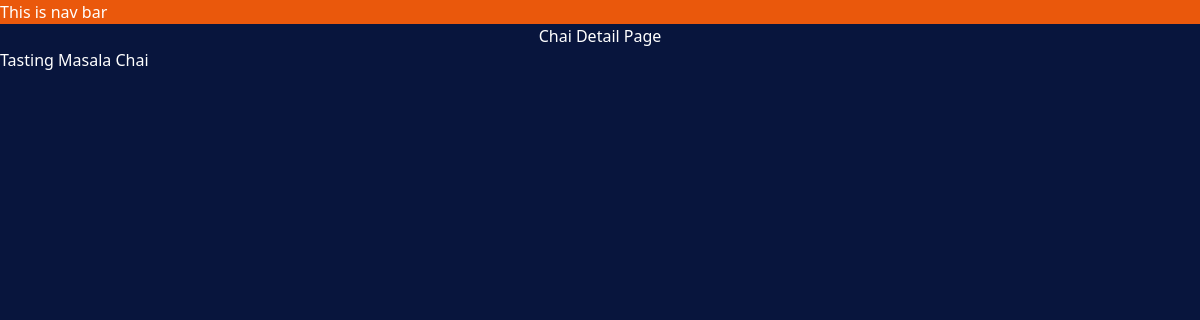
The page /chai/1 on the database as committed earlier.
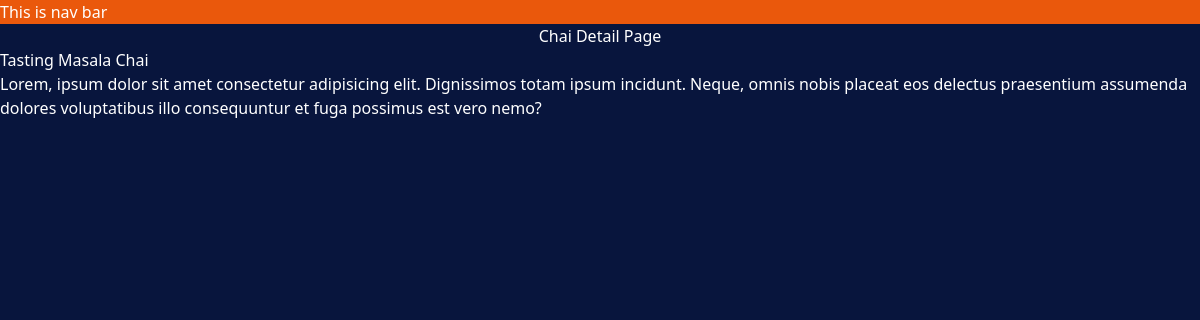
The same page on the database as committed later.
### chai/models.py (models this page shows, shortened)
class ChaiVariety(models.Model):
    CHAI_TYPE_CHOICE = [
        ('ML','MASLA'),
        ('GR', 'GINGER'),
        ('KL', 'KIWI'),
        ('PL','PLAIN'),
        ('EL', 'ELAICHI')
    ]
    name = models.CharField(max_length=50)
    image = models.ImageField(upload_to='chais/')
    date_added = models.DateTimeField(default=timezone.now)
    types = models.CharField(max_length=2, choices=CHAI_TYPE_CHOICE)
    description = models.TextField(default='')

### chai/views.py (the view)
# urls.py: path('<int:chai_id>', views.chai_detail, name='chai_detail'),
def chai_detail(request, chai_id):
    chai = get_object_or_404(ChaiVariety, pk=chai_id)
    return render(request, 'chai/chai_detail.html',{'chai': chai})

### chai/templates/chai/chai_detail.html (shortened to what this page needs)
{% extends "layout.html" %}
{% block content %}
<h1>Chai Detail Page</h1>
{{chai.name}}
<br>
{{chai.description}}
{% endblock %}

Rows that differ between the two databases and show on the page:
changed ChaiVariety "Tasting Masala Chai": description (not shown) → "Lorem, ipsum dolor sit amet consectetur adipisicing elit. Dignissimos totam ipsum incidunt. Neque, omnis nobis placeat eos delectus praesentium assumenda dolores voluptatibus illo consequuntur et fuga possimus est vero nemo?"
